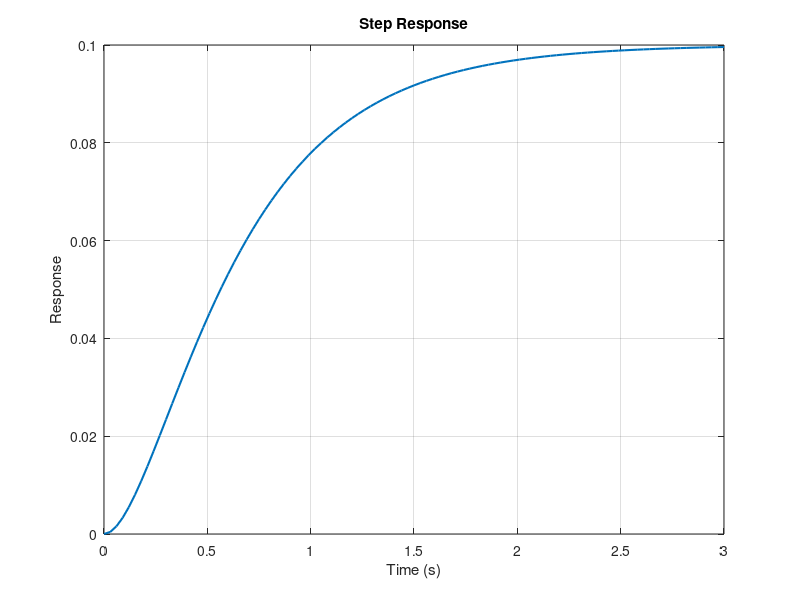
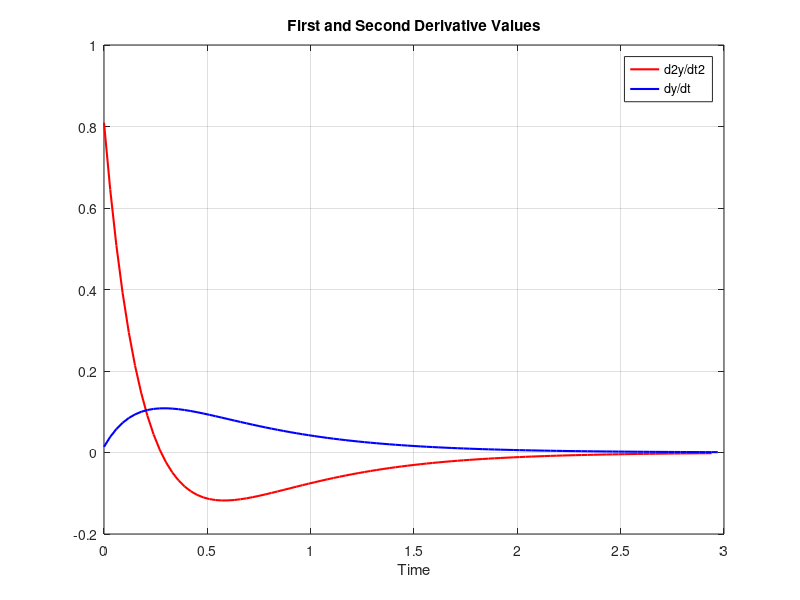

These charts were generated, in order, by the following MATLAB code: (Note: this script raises an error after producing the figures.)
%% Parameters Definition
num = [1];
den = conv([1 2], [1 5]);

G = tf(num, den);

% C(s) = Kp+KIs+KDs = Kp(1+1/(Tis)+Tds). ==> PID Controller Equation

%% Step Response in Open Loop Test
[Res, time] = step(G);
figure
plot(time, Res, 'LineWidth', 1.5);
grid on;
xlabel('Time (s)');
ylabel('Response');
title('Step Response');

%% Defferention To get Inflection Point
dt = time(2) - time(1);
dy_dt = diff(Res)/dt;
d2y_dt2 = diff(dy_dt)/dt;

dy_dt = [dy_dt; NaN];
d2y_dt2 = [d2y_dt2; NaN; NaN];

figure;
plot(time, d2y_dt2, 'r', 'LineWidth', 1.5);
hold on
plot(time, dy_dt, 'b', 'LineWidth', 1.5);
grid on
xlabel("Time")
legend("d2y/dt2", "dy/dt")
title("First and Second Derivative Values")
hold off

%% Find Inflection Point
Inf_index = find(d2y_dt2(1:end-1) .* d2y_dt2(2:end) < 0, 1);
Inf_Time = time(Inf_index);
Inf_Res = Res(Inf_index);

%% Draw Tangent Line At Inflection Point
Slope = dy_dt(Inf_index);
TangentLine = Slope * (time - Inf_Time) + Inf_Res;
figure(1)
hold on
plot(time, TangentLine, "K", 'LineWidth', 1.5);
plot(Inf_Time, Inf_Res, "RO", 'MarkerSize', 1, 'LineWidth', 5, 'Color', 'r')
xlim([0 1.2]);
legend("Response", "Tangent", "Inflection Point");

%% Get L (Delay Time) & T (Time Constant) & K (System Gain)
% t0 ==> time when the response start increasing
% t1 ==> time at inflection 
% t2 ==> intersection of tengent with the final value
% T = t2 - t1
% L = t1 - t0
% K = 
t0 = 0;
t1 = Inf_Time;
SteadyState = Res(end);
t2 = (SteadyState - Inf_Res) / Slope + t1;

plot(t2, SteadyState, 'RO', 'MarkerSize', 1, 'LineWidth', 5, 'color', 'r');
legend("Response", "Tangent", "Inflection Point", "Intersection at Final Value");

input = 1;
K = SteadyState / input;
T = t2 - t1;
L = t1 - t0;

%% Find PID Constants
% From Table
Ti = 2 * L;
Td = .5 * L;

Kp = (1.2*T)/K*L;
Ki = Kp / Ti;
Kd = Kp * Td;
